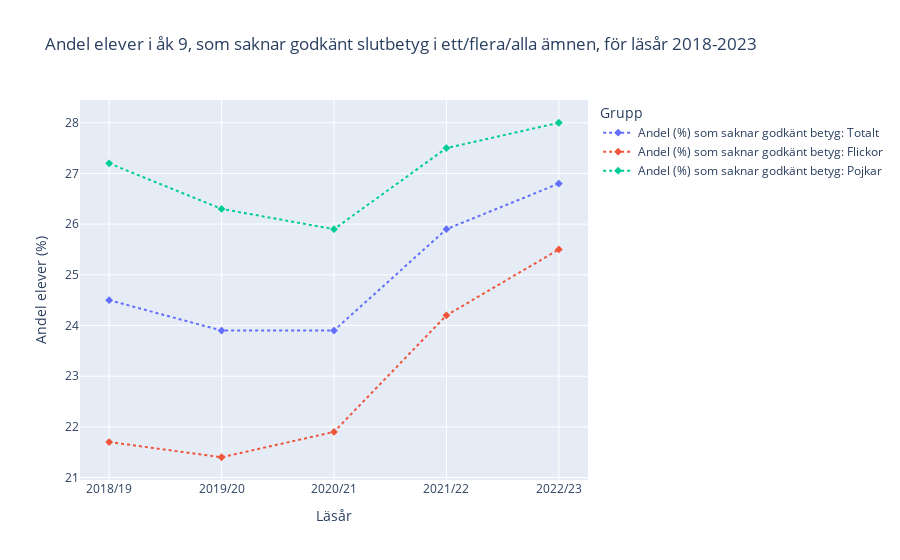

The notebook cell saved with this chart:
### Code cell
#Skapar en plot

fig = px.line(df_betyg_saknas_long, x = "Läsår", y = "Andel i procent", color = "Grupp",
              markers = True, 
              labels = {"Andel i procent": "Andel elever (%)", "Läsår": "Läsår"},
              title = "Andel elever i åk 9, som saknar godkänt slutbetyg i ett/flera/alla ämnen, för läsår 2018-2023")

fig.update_traces(
    line=dict(dash = "dot"), 
    marker = dict(symbol = "diamond")  
    )


fig.show()

### Figure 1 — Plotly figure (JSON) as saved in the notebook; plotly's stock layout.template omitted (floating-point values rounded to 4 significant figures)
{"data": [{"hovertemplate": "Grupp=Andel (%) som saknar godkänt betyg: Totalt<br>Läsår=%{x}<br>Andel elever (%)=%{y}<extra></extra>", "legendgroup": "Andel (%) som saknar godkänt betyg: Totalt", "line": {"color": "#636efa", "dash": "dot"}, "marker": {"symbol": "diamond"}, "mode": "lines+markers", "name": "Andel (%) som saknar godkänt betyg: Totalt", "orientation": "v", "showlegend": true, "type": "scatter", "x": ["2018/19", "2019/20", "2020/21", "2021/22", "2022/23"], "xaxis": "x", "y": [24.5, 23.9, 23.9, 25.9, 26.8], "yaxis": "y"}, {"hovertemplate": "Grupp=Andel (%) som saknar godkänt betyg: Flickor<br>Läsår=%{x}<br>Andel elever (%)=%{y}<extra></extra>", "legendgroup": "Andel (%) som saknar godkänt betyg: Flickor", "line": {"color": "#EF553B", "dash": "dot"}, "marker": {"symbol": "diamond"}, "mode": "lines+markers", "name": "Andel (%) som saknar godkänt betyg: Flickor", "orientation": "v", "showlegend": true, "type": "scatter", "x": ["2018/19", "2019/20", "2020/21", "2021/22", "2022/23"], "xaxis": "x", "y": [21.7, 21.4, 21.9, 24.2, 25.5], "yaxis": "y"}, {"hovertemplate": "Grupp=Andel (%) som saknar godkänt betyg: Pojkar<br>Läsår=%{x}<br>Andel elever (%)=%{y}<extra></extra>", "legendgroup": "Andel (%) som saknar godkänt betyg: Pojkar", "line": {"color": "#00cc96", "dash": "dot"}, "marker": {"symbol": "diamond"}, "mode": "lines+markers", "name": "Andel (%) som saknar godkänt betyg: Pojkar", "orientation": "v", "showlegend": true, "type": "scatter", "x": ["2018/19", "2019/20", "2020/21", "2021/22", "2022/23"], "xaxis": "x", "y": [27.2, 26.3, 25.9, 27.5, 28.0], "yaxis": "y"}], "layout": {"legend": {"title": {"text": "Grupp"}, "tracegroupgap": 0}, "title": {"text": "Andel elever i åk 9, som saknar godkänt slutbetyg i ett/flera/alla ämnen, för läsår 2018-2023"}, "xaxis": {"anchor": "y", "domain": [0, 1], "title": {"text": "Läsår"}}, "yaxis": {"anchor": "x", "domain": [0, 1], "title": {"text": "Andel elever (%)"}}}}
